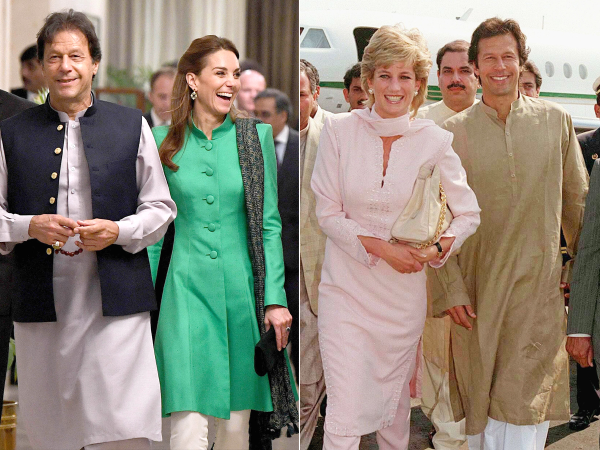
#> input picture Projects/cv2_face_recognition/pictures/1.jpg, 1200 x 900 px (shown at 1/2 size); its folder holds only this picture in this run
$ python face.py
#> lines starting #> are read from the running program, lines starting #| are printed output that depends on the picture; after the words box and inside, x2 and y2 are one past the last pixel; in counts of white or black regions, pixels touching at a corner belong together
import cv2
import time
import os

def onlyImageFiles(folderName=None):
#> called with folderName = 'pictures'
    if folderName == None:
        folderName = os.getcwd()
    else:
        os.chdir(folderName)
        folderName = os.getcwd()

    # fileList = os.listdir() # ['6.png', '5.jpeg', '1.jpg', '4.jpg', '2.jpg', '3.jpg']
    allFiles = list()
    # print(os.walk(os.chdir('pictures')))
    for path, folders, files in os.walk(str(folderName)):
        for file in files:
            if file.endswith('.jpeg') or file.endswith('.jpg') or file.endswith('.png'):
                finalPath = os.path.join(path, file)
                allFiles.append(finalPath)

    return allFiles


def main():
    folderName = 'pictures'
    imageFilesList = onlyImageFiles(folderName)

    for imageFile in  imageFilesList:
        casePath = 'haarcascade_frontalface_default.xml'
        faceCascade = cv2.CascadeClassifier(casePath)
        image = cv2.imread(imageFile)
#> image is the input picture: shape (900, 1200, 3); mean B, G, R 121.9, 135.4, 141.7
        width, height = image.shape[:2]
#> width = 900; height = 1200
        image = cv2.resize(image, (int(height/2), int(width/2)))
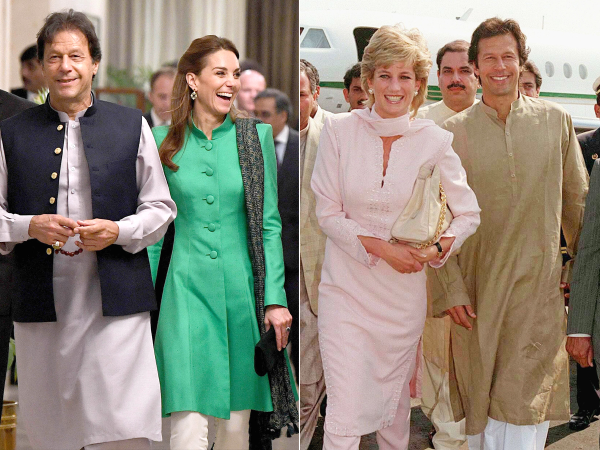
#> image: shape (450, 600, 3); mean B, G, R 122, 135.5, 141.8
        gray = cv2.cvtColor(image, cv2.COLOR_BGR2GRAY)
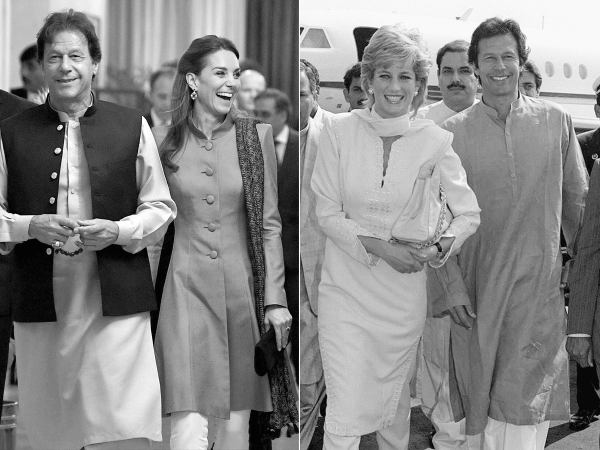
#> gray: shape (450, 600); min 0, max 255, mean 135.9

        faces = faceCascade.detectMultiScale(gray,
                                    scaleFactor=1.1,
                                    minNeighbors=5,
                                    minSize=(30, 30))
#> faces = [[432, 52, 49, 49], [36, 34, 59, 59], [471, 36, 54, 54], [197, 49, 63, 63], [366, 55, 57, 57], [132, 186, 51, 51], [524, 373, 53, 53], [179, 221, 75, 75], [64, 336, 104, 104]]

        for (x, y, w, h) in faces:
            cv2.rectangle(image, (x, y), (x+w,y+h), (0, 255, 0), 2)
#> this loop made 9 passes
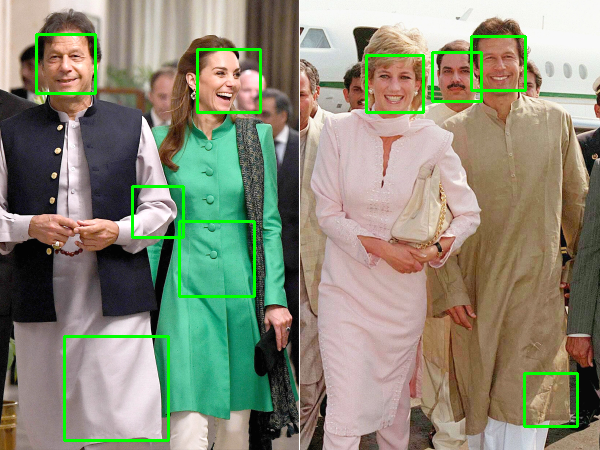
#> image: shape (450, 600, 3); 2.48% of pixels changed, all inside (x1, y1, x2, y2) = (35, 33, 579, 442)

        cv2.imshow("ImageWindow", image)
        cv2.waitKey(0)
        # time.sleep(3)
        cv2.destroyAllWindows()

if __name__ == "__main__":
    main()

$ run again, on Projects/cv2_face_recognition/pictures/8.jpg
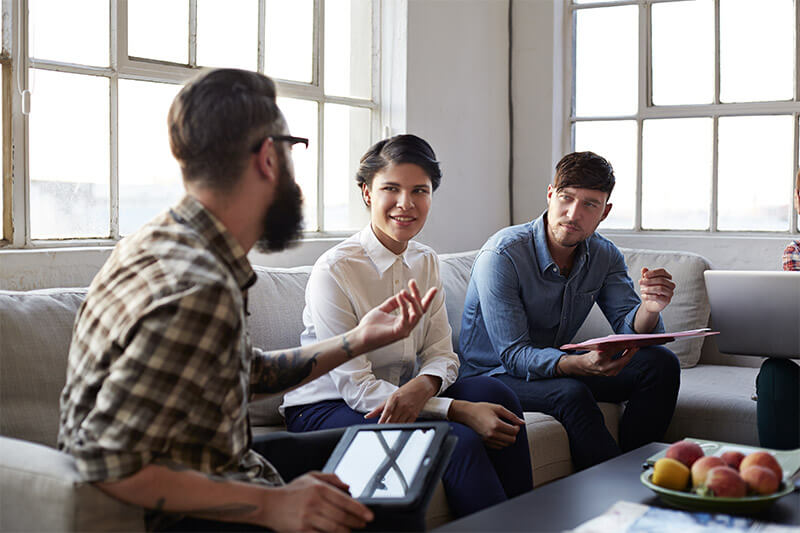
#> input picture Projects/cv2_face_recognition/pictures/8.jpg, 800 x 533 px
#> in main, image is the input picture: shape (533, 800, 3); mean B, G, R 136.5, 136.9, 142.2
#> in main, `gray = cv2.cvtColor(image, cv2.COLOR_BGR2GRAY)`:
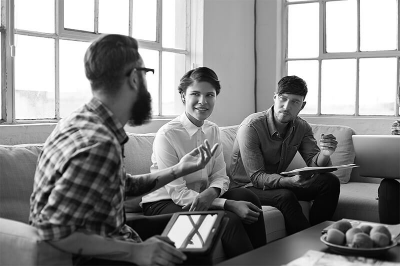
#> gray: shape (266, 400); min 1, max 255, mean 138.3
#> faces = [[183, 81, 37, 37]]
#> the loop in main, `for (x, y, w, h) in faces:` made 1 pass
#> after the loop in main, `for (x, y, w, h) in faces:`:
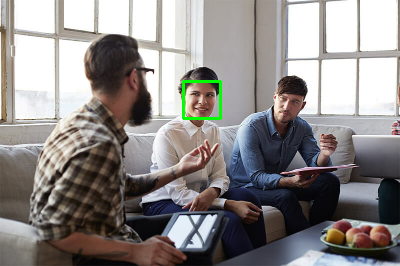
#> image: shape (266, 400, 3); mean B, G, R 135.8, 137.3, 141.5

$ run again, on Projects/cv2_face_recognition/pictures/5.jpeg
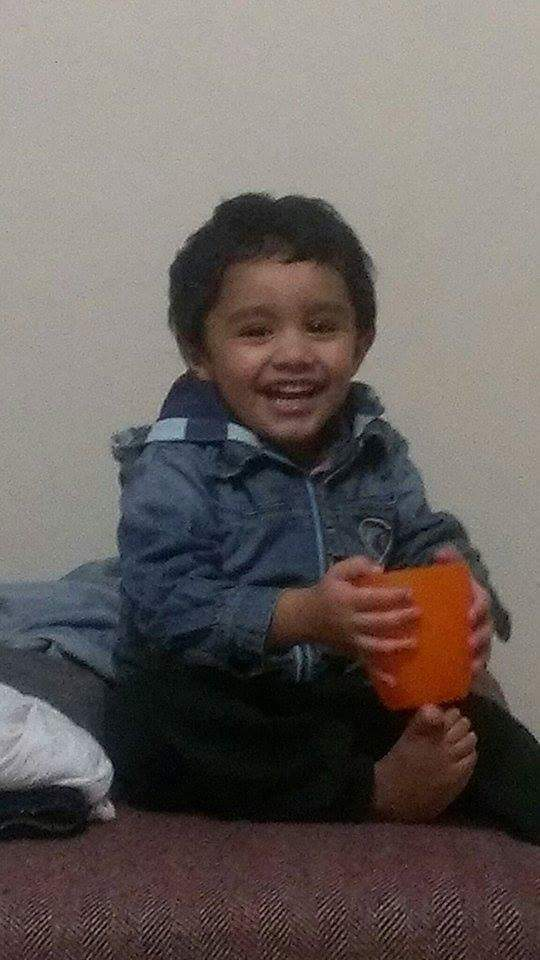
#> input picture Projects/cv2_face_recognition/pictures/5.jpeg, 540 x 960 px
#> in main, image is the input picture: shape (960, 540, 3); mean B, G, R 93.9, 97, 105.2
#> in main, `gray = cv2.cvtColor(image, cv2.COLOR_BGR2GRAY)`:
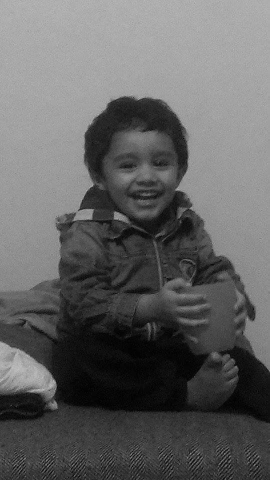
#> gray: shape (480, 270); min 1, max 193, mean 99.3
#> faces = [[97, 127, 94, 94]]
#> the loop in main, `for (x, y, w, h) in faces:` made 1 pass
#> after the loop in main, `for (x, y, w, h) in faces:`:
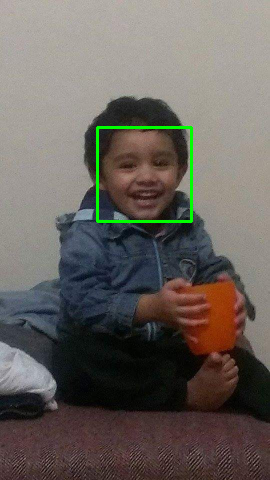
#> image: shape (480, 270, 3); mean B, G, R 93.5, 98.8, 104.7

$ run again, on Projects/cv2_face_recognition/pictures/7.png
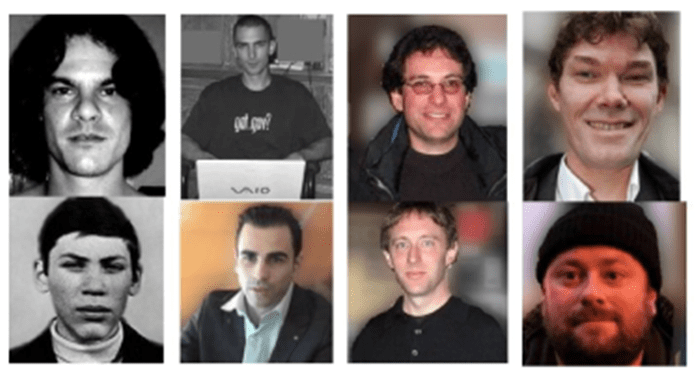
#> input picture Projects/cv2_face_recognition/pictures/7.png, 700 x 371 px
#> in main, image is the input picture: shape (371, 700, 3); mean B, G, R 111, 115, 127.6
#> in main, `gray = cv2.cvtColor(image, cv2.COLOR_BGR2GRAY)`:
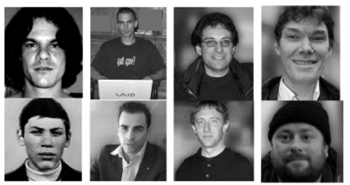
#> gray: shape (185, 350); min 0, max 255, mean 118.2
#> faces = [[196, 27, 44, 44], [188, 106, 42, 42], [111, 113, 42, 42], [14, 25, 59, 59], [16, 107, 62, 62], [273, 12, 64, 64], [266, 112, 62, 62]]
#> the loop in main, `for (x, y, w, h) in faces:` made 7 passes
#> after the loop in main, `for (x, y, w, h) in faces:`:
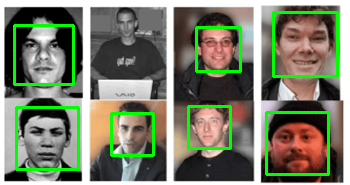
#> image: shape (185, 350, 3); mean B, G, R 105.3, 126.6, 120.7
